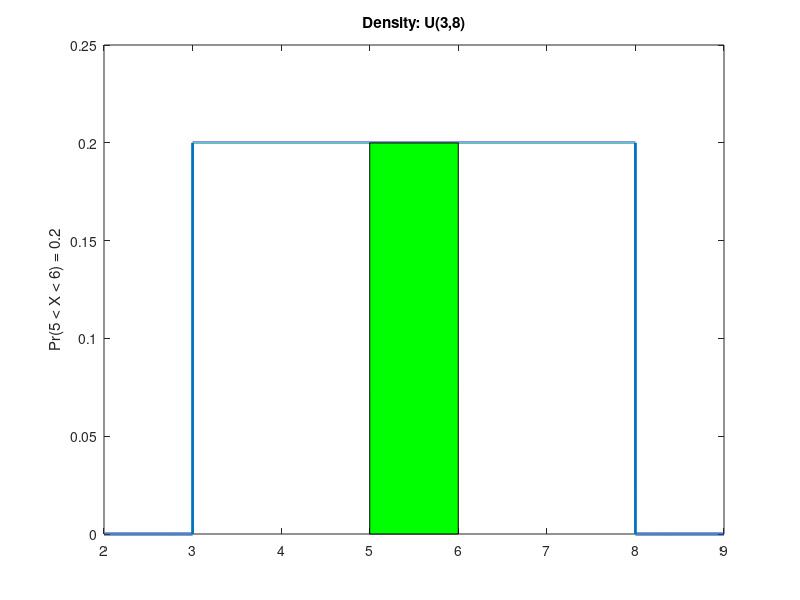

Write the MATLAB code that produced this figure. (Note: this script raises an error after producing the figure.)
%% Probability in U(3,8)
a = 3;
b = 8;

% P(5 < X < 6)
disp('--------------')
disp('P(5 < X < 6) in U(3,8)')
prob56 = unifcdf(6, a, b) - unifcdf(5, a, b);
disp(prob56)

%% Shading
x = (a-1 : 0.0001 : b+1)';
ypdf = unifpdf(x, a, b);
plot(x, ypdf, 'LineWidth', 2);
ylim([0 0.25])
title(['Density: U(' num2str(a) ',' num2str(b) ')'])

% Use hold('on') to overlay the next plot on the current one
hold('on')

% aa = index of the last x-value <= 5
aa = find(x <= 5, 1, 'last');
% bb = index of the first x-value >= 6
bb = find(x >= 6, 1);
% Use fill over the interval x(aa:bb)
fill(x(aa:bb), [0; ypdf(aa+1:bb-1); 0], 'g')
ylabel(['Pr(5 < X < 6) = ' num2str(prob56)])

%% Shading using distribspec
pd=makedist("Uniform","lower",a,"upper",b);
% Visualize the distribution with the specified parameters
distribspec(pd,[5 6],"inside");


%% Quantiles

% 0.80 and 0.90 quantiles (values leaving 0.20 and 0.10 probability to the right) in U(3,8)
quant = [0.80 0.90];
disp('Quantiles 0.8 and 0.9 in U(3,8)')
disp(unifinv(quant, a, b))

%% Generating n random numbers from U(3,8)
% Fix a random seed for reproducibility
seed = 123;
rng(seed)
n = 10000;
p = 1;
% rand generates values in U(0,1).
% Transform them from [0,1] to [a,b]
X = rand(n, p) * (b - a) + a;
% Reinitialize the random number generator
rng(seed)
X1 = unifrnd(a, b, n, p);
assert(max(abs(X - X1)) < 1e-15, "The random samples differ")
figure
histogram(X, 'Normalization', 'pdf')
title(['Generating ' num2str(n) ' random numbers from U(' num2str(a) ',' num2str(b) ')'])

